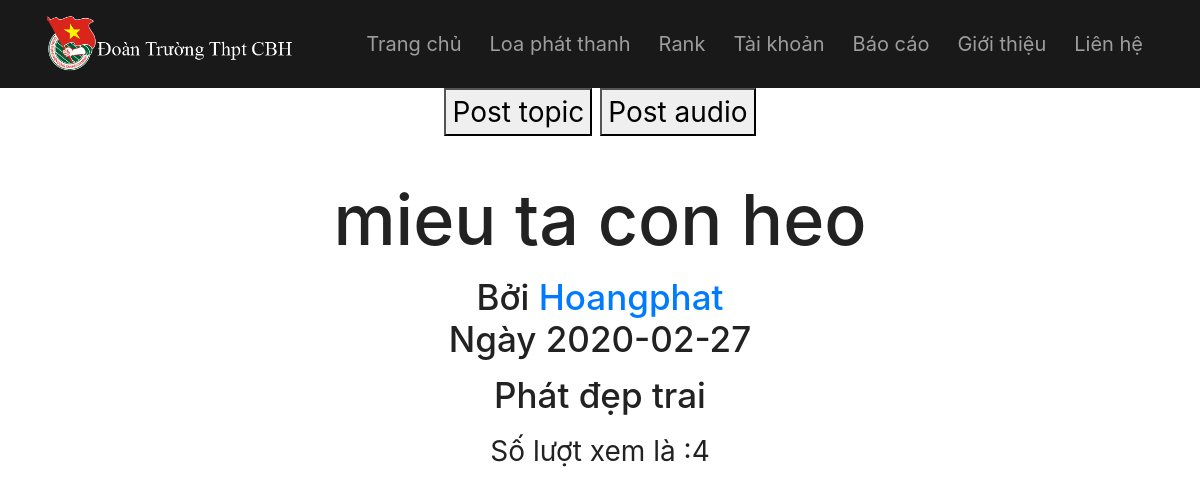
The page /mainbeta/main/topic.php?id=11 (signed in) on the database its author committed.
### tables this page shows
CREATE TABLE IF NOT EXISTS `topics` (
  `topic_id` int(11) NOT NULL AUTO_INCREMENT,
  `topic_name` varchar(9999) NOT NULL,
  `topic_content` mediumtext NOT NULL,
  `topic_creator` varchar(9999) NOT NULL,
  `view` int(11) NOT NULL DEFAULT '0',
  `date` date NOT NULL,
  PRIMARY KEY (`topic_id`)
);

### mainbeta/main/topic.php (the view, shortened to what this page needs)
<?php
	if ($_SESSION['username']) {
?>
<html>
<head>
	<link rel="stylesheet" href="https://cdnjs.cloudflare.com/ajax/libs/font-awesome/4.7.0/css/font-awesome.min.css" />
</head>
<body>
	<?php include("header.php");
			?>
	<center>
		<a href="post.php"><button>Post topic</button></a>
		<a href="audio.php"><button>Post audio</button></a><br/><br/>
	<?php
	if($_GET["id"]){
		$query = "SELECT * FROM topics WHERE topic_id='".$_GET['id']."'";
		$results = mysqli_query($db, $query);
		if (mysqli_num_rows($results)){
			while($row=mysqli_fetch_assoc($results)){
				$query_u = "SELECT * FROM users WHERE username='".$row['topic_creator']."'";
				$results_u = mysqli_query($db, $query_u);
				while($row_u=mysqli_fetch_assoc($results_u)){
					$user_idc = $row_u['id'];
				}
				echo "<h1>" .$row['topic_name']."</h1>";
				echo "<h5>Bởi <a href='profile.php?id=$user_idc'>".$row['topic_creator']."</a><br/>Ngày ".$row['date']."</h5>";
				echo "<h2>".$row['topic_content']."</h2>";
				?>
<?php
			}
		}else {
			echo "Không tồn tại bài viết này";
		 }
		include("view.php");
	}else{
		header("Location: index.php");
	}
	}
	?>
	</center>
</body>
</html>

### mainbeta/main/style.css (style rules this page uses)
html, body { width: 100%; height: 100%; font-size: 28px; color: #222; }

### rows shown on the page
topics: topic_name "mieu ta con heo", topic_creator "Hoangphat", date "2020-02-27", topic_content "Phát đẹp trai"

### other values the page prints
$view "4"
